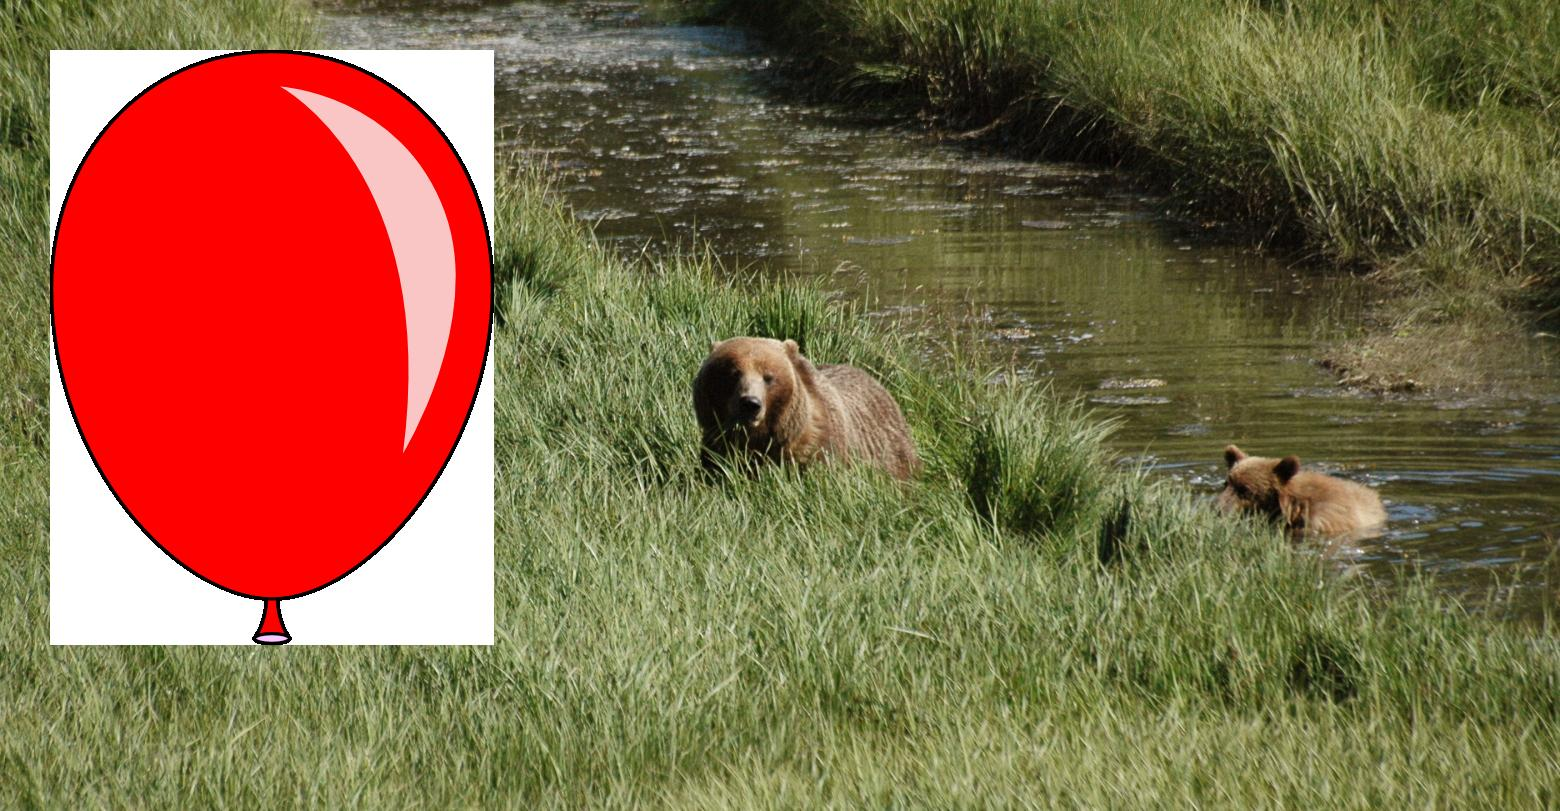

Source code (Python):
from PIL import Image

filename = 'bears_copy.jpg'
filepath = f"ImageProcessing/{filename}"

file_out = 'bears3.jpg'
file_out_path = f"ImageProcessing/{file_out}"

# Load the original image, and get its size and color mode.
orig_image = Image.open(filepath)
width, height = orig_image.size
mode = orig_image.mode

# Show information about the original image.
print(f"Original image: {filename}")
print(f"Size: {width} x {height} pixels")
print(f"Mode: {mode}")

# Load all pixels from the image.
orig_pixel_map = orig_image.load()


# Examine all pixels in the image.
print("\nPixel data:")
for x in range(10):
    for y in range(10):
        pixel = orig_pixel_map[x, y]
        print(pixel)

# Create a new image matching the original image's color mode, and size.
#   Load all the pixels from this new image as well.
new_image = Image.new(mode, (width, height))
new_pixel_map = new_image.load()

# Modify each pixel in the new image.
for x in range(width):
    for y in range(height):
        # Copy the original pixel to the new pixel map.
        new_pixel_map[x, y] = orig_pixel_map[x, y]

balloon_image = Image.open("ImageProcessing/redballoon.png")
bln_width, bln_height = balloon_image.size
bln_pixel_map = balloon_image.load()
bln_coor = (50, 50)

for x in range(bln_width):
    for y in range(bln_height):
        new_pixel_map[x + bln_coor[0], y + bln_coor[1]] = bln_pixel_map[x,y]




new_image.save(file_out_path)